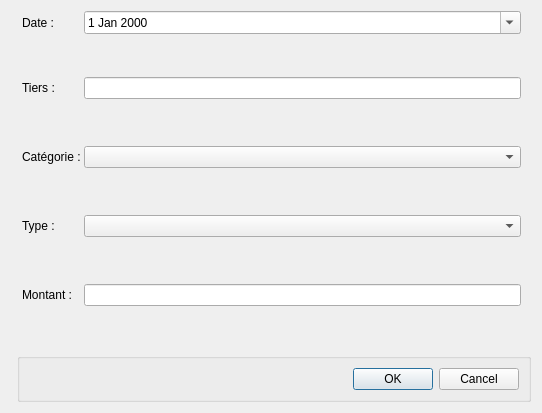
<?xml version="1.0" encoding="UTF-8"?>
<ui version="4.0">
 <class>Dialog</class>
 <widget class="QDialog" name="Dialog">
  <property name="geometry">
   <rect>
    <x>0</x>
    <y>0</y>
    <width>542</width>
    <height>413</height>
   </rect>
  </property>
  <property name="windowTitle">
   <string>Ajout d'une opération</string>
  </property>
  <layout class="QFormLayout" name="formLayout">
   <item row="0" column="1">
    <layout class="QFormLayout" name="formLayout_2">
     <property name="horizontalSpacing">
      <number>0</number>
     </property>
     <property name="leftMargin">
      <number>5</number>
     </property>
     <property name="rightMargin">
      <number>10</number>
     </property>
     <item row="0" column="0">
      <widget class="QLabel" name="label">
       <property name="text">
        <string>Date : </string>
       </property>
       <property name="scaledContents">
        <bool>false</bool>
       </property>
       <property name="alignment">
        <set>Qt::AlignLeading|Qt::AlignLeft|Qt::AlignVCenter</set>
       </property>
      </widget>
     </item>
     <item row="0" column="1">
      <widget class="QDateEdit" name="dateEdit">
       <property name="dateTime">
        <datetime>
         <hour>0</hour>
         <minute>0</minute>
         <second>0</second>
         <year>2000</year>
         <month>1</month>
         <day>1</day>
        </datetime>
       </property>
       <property name="calendarPopup">
        <bool>true</bool>
       </property>
       <property name="date">
        <date>
         <year>2000</year>
         <month>1</month>
         <day>1</day>
        </date>
       </property>
      </widget>
     </item>
     <item row="1" column="1">
      <spacer name="verticalSpacer">
       <property name="orientation">
        <enum>Qt::Vertical</enum>
       </property>
       <property name="sizeHint" stdset="0">
        <size>
         <width>20</width>
         <height>5</height>
        </size>
       </property>
      </spacer>
     </item>
     <item row="2" column="1">
      <spacer name="verticalSpacer_6">
       <property name="orientation">
        <enum>Qt::Vertical</enum>
       </property>
       <property name="sizeHint" stdset="0">
        <size>
         <width>20</width>
         <height>30</height>
        </size>
       </property>
      </spacer>
     </item>
     <item row="3" column="0">
      <widget class="QLabel" name="label_2">
       <property name="text">
        <string>Tiers :</string>
       </property>
      </widget>
     </item>
     <item row="3" column="1">
      <widget class="QLineEdit" name="lineEdit">
       <property name="sizePolicy">
        <sizepolicy hsizetype="Expanding" vsizetype="Fixed">
         <horstretch>0</horstretch>
         <verstretch>0</verstretch>
        </sizepolicy>
       </property>
       <property name="minimumSize">
        <size>
         <width>0</width>
         <height>0</height>
        </size>
       </property>
       <property name="clearButtonEnabled">
        <bool>false</bool>
       </property>
      </widget>
     </item>
     <item row="4" column="1">
      <spacer name="verticalSpacer_3">
       <property name="orientation">
        <enum>Qt::Vertical</enum>
       </property>
       <property name="sizeHint" stdset="0">
        <size>
         <width>20</width>
         <height>40</height>
        </size>
       </property>
      </spacer>
     </item>
     <item row="5" column="0">
      <widget class="QLabel" name="label_5">
       <property name="text">
        <string>Catégorie : </string>
       </property>
      </widget>
     </item>
     <item row="5" column="1">
      <widget class="QComboBox" name="comboBox_2"/>
     </item>
     <item row="6" column="1">
      <spacer name="verticalSpacer_2">
       <property name="orientation">
        <enum>Qt::Vertical</enum>
       </property>
       <property name="sizeHint" stdset="0">
        <size>
         <width>20</width>
         <height>40</height>
        </size>
       </property>
      </spacer>
     </item>
     <item row="7" column="0">
      <widget class="QLabel" name="label_3">
       <property name="text">
        <string>Type :</string>
       </property>
      </widget>
     </item>
     <item row="7" column="1">
      <widget class="QComboBox" name="comboBox"/>
     </item>
     <item row="8" column="1">
      <spacer name="verticalSpacer_4">
       <property name="orientation">
        <enum>Qt::Vertical</enum>
       </property>
       <property name="sizeHint" stdset="0">
        <size>
         <width>20</width>
         <height>40</height>
        </size>
       </property>
      </spacer>
     </item>
     <item row="9" column="0">
      <widget class="QLabel" name="label_4">
       <property name="text">
        <string>Montant : </string>
       </property>
      </widget>
     </item>
     <item row="9" column="1">
      <widget class="QLineEdit" name="lineEdit_2"/>
     </item>
     <item row="12" column="1">
      <spacer name="verticalSpacer_5">
       <property name="orientation">
        <enum>Qt::Vertical</enum>
       </property>
       <property name="sizeHint" stdset="0">
        <size>
         <width>20</width>
         <height>40</height>
        </size>
       </property>
      </spacer>
     </item>
    </layout>
   </item>
   <item row="3" column="1">
    <widget class="QGroupBox" name="groupBox">
     <property name="sizePolicy">
      <sizepolicy hsizetype="Expanding" vsizetype="Expanding">
       <horstretch>0</horstretch>
       <verstretch>0</verstretch>
      </sizepolicy>
     </property>
     <property name="autoFillBackground">
      <bool>false</bool>
     </property>
     <property name="title">
      <string/>
     </property>
     <property name="flat">
      <bool>true</bool>
     </property>
     <property name="checkable">
      <bool>false</bool>
     </property>
     <layout class="QHBoxLayout" name="horizontalLayout_2">
      <item>
       <widget class="QDialogButtonBox" name="buttonBox">
        <property name="standardButtons">
         <set>QDialogButtonBox::Cancel|QDialogButtonBox::Ok</set>
        </property>
       </widget>
      </item>
     </layout>
    </widget>
   </item>
  </layout>
 </widget>
 <resources/>
 <connections/>
</ui>
